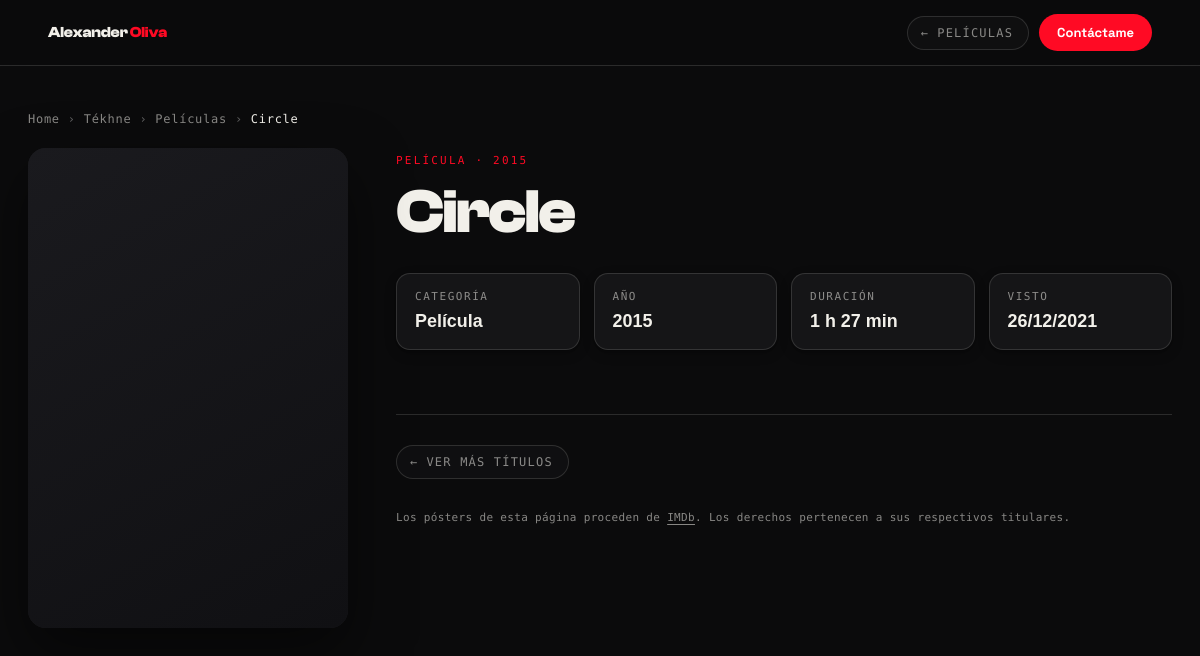
/tekhne/pelicula/circle, run on the app's committed database.
### tables this page shows
CREATE TABLE peliculas_series (
    id          INT AUTO_INCREMENT PRIMARY KEY,
    categoria   VARCHAR(60)  NULL,
    titulo      VARCHAR(160) NOT NULL,
    anio        INT          NULL,
    duracion    INT          NULL,                
    nota        DECIMAL(3,1) NOT NULL,
    fecha_vista DATE         NULL,
    poster      VARCHAR(160) NULL,
    comentario  TEXT         NULL,
    seleccion   TINYINT(1)   NOT NULL DEFAULT 0,  
    creado      TIMESTAMP    DEFAULT CURRENT_TIMESTAMP
);

### Router.php (called while the page is built, shortened)
<?php
class Router
{
    public function render($view, $datos = [], $layout = 'layout')
    {
        include_once __DIR__ . "/views/$view.php";
    }
}

### controllers/PortfolioController.php (called while the page is built, shortened)
<?php
class PortfolioController
{
    public static function pelicula(Router $router)
    {
        $slug = trim($_GET['slug'] ?? '');
        $film = $slug !== '' ? Pelicula::porSlug($slug) : null;
        $url = '/tekhne/pelicula/' . generarSlug($film->titulo);
        $router->render('pelicula/index', [
            'titulo' => $film->titulo . ' - Tékhne · Alexander Oliva',
            'metaDescripcion' => $film->comentario
                ? mb_substr(strip_tags($film->comentario), 0, 160)
                : trim(($film->categoria ?: '') . ($film->autor && $film->autor !== '—' ? ' de ' . $film->autor : '') . ($film->anio ? ' (' . $film->anio . ')' : '')),
            'ogTitulo' => $film->titulo,
            'ogImagen' => $film->poster ? urlSubida('peliculas', $film->poster) : '/build/img/profile.png',
            'ogTipo'   => 'article',
            'canonical' => 'https://alexanderoliva.com' . $url,
            'film'   => $film,
        ], 'portfolio-layout');
    }
}

### models/ActiveRecord.php (called while the page is built, shortened)
<?php
class ActiveRecord {
    protected static $db;
    public static function setDB($database) {
        self::$db = $database;
    }
    public static function consultarSQL($query) {
        $resultado = self::$db->query($query);
        $array = [];
        while($registro = $resultado->fetch_assoc()) {
            $array[] = static::crearObjeto($registro);
        }
        return $array;
    }
    protected static function crearObjeto($registro) {
        $objeto = new static;
        foreach($registro as $key => $value ) {
            if(property_exists( $objeto, $key  )) {
                $objeto->$key = $value;
            }
        }
        return $objeto;
    }
}

### models/Pelicula.php (called while the page is built, shortened)
<?php
class Pelicula extends ActiveRecord {
    protected static $tabla = 'peliculas_series';
    public static function ordenadas() {
        return self::consultarSQL("SELECT * FROM " . static::$tabla . " ORDER BY fecha_vista DESC, id DESC");
    }
    public static function porSlug(string $slug) {
        foreach (self::ordenadas() as $p) {
            if (generarSlug($p->titulo) === $slug) return $p;
        }
        return null;
    }
}

### views/pelicula/index.php (the view, shortened to what this page needs)
<link rel="stylesheet" href="/build/css/paginas.css">
<div id="ao-app" data-theme="dark">
<div data-barba-namespace="pelicula">
    <header class="pg-top">
        <a href="/" class="brand">Alexander <span>Oliva</span></a>
        <div class="pg-actions">
            <a class="pg-back" href="/tekhne/peliculas">Películas</a>
            <a class="pg-wa" href="<?php echo waLink('Hola Alexander, quiero platicar contigo.'); ?>" target="_blank" rel="noopener">Contáctame</a>
        </div>
    </header>
    <?php
        $poster_url = urlSubida('peliculas', $film->poster);
    ?>
    <main class="pg pg--wide film-page">
        <nav class="pg-crumb" data-anim aria-label="Ruta de navegación">
            <a href="/">Home</a><span>›</span>
            <a href="/tekhne">Tékhne</a><span>›</span>
            <a href="/tekhne/peliculas">Películas</a><span>›</span>
            <span class="cur"><?php echo s($film->titulo); ?></span>
        </nav>
        <div class="film-cols">
            <aside class="film-poster-col">
                <div class="film-poster-card" style="view-transition-name:ao-poster">
                    <?php if ($poster_url) : ?>
                        <img src="<?php echo $poster_url; ?>" alt="Póster de <?php echo s($film->titulo); ?>">
                    <?php else : ?>
                        <div class="film-poster-ph"><?php echo icono('film'); ?></div>
                    <?php endif; ?>
                </div>
            </aside>
            <div class="film-info">
                <header class="film-lead" data-anim>
                    <span class="film-lead-kicker">
                        <?php echo mb_strtoupper(s($film->categoria ?: 'Título')); ?><?php echo $film->anio ? ' · ' . s($film->anio) : ''; ?>
                    </span>
                    <h1 class="film-lead-title"><?php echo s($film->titulo); ?></h1>
                </header>
                <div class="film-sheet" data-anim>
                    <?php if ($film->categoria) : ?>
                        <div class="film-fact"><dt>Categoría</dt><dd><?php echo s($film->categoria); ?></dd></div>
                    <?php endif; ?>
                    <?php if ($film->anio) : ?>
                        <div class="film-fact"><dt>Año</dt><dd><?php echo s($film->anio); ?></dd></div>
                    <?php endif; ?>
                    <?php if ($film->duracion) : $d = max(0, (int) $film->duracion); ?>
                        <div class="film-fact"><dt>Duración</dt><dd><?php echo $d >= 60 ? intdiv($d, 60) . ' h' . ($d % 60 ? ' ' . ($d % 60) . ' min' : '') : $d . ' min'; ?></dd></div>
                    <?php endif; ?>
                    <?php if ($film->fecha_vista) : ?>
                        <div class="film-fact"><dt>Visto</dt><dd><?php echo date('d/m/Y', strtotime($film->fecha_vista)); ?></dd></div>
                    <?php endif; ?>
                </div>
                <div class="pg-cta film-cta" data-anim>
                    <a class="pg-back" href="/tekhne/peliculas">Ver más títulos</a>
                </div>
                <?php echo creditoImdb(); ?>
            </div>
        </div>
    </main>
</div>
</div>

### public/build/css/portfolio.css (style rules this page uses)
* { box-sizing:border-box }
html,body { margin:0;padding:0 }
body { background:#0b0b0c }
#ao-app[data-theme=dark] { --bg: #0b0b0c;--fg: #f2f0ea;--muted: rgba(242, 240, 234, .54);--line: rgba(242, 240, 234, .14);--surface: #151517;--accent: #ff0a24;--accent-fg: #ffffff;--chip: #f4f1ea;--chip-fg: #141210;--inv-bg: #f4f1ea;--inv-fg: #151311;--inv-muted: rgba(21, 19, 17, .6);--inv-line: rgba(21, 19, 17, .16);--sh-sm: 0 1px 2px rgba(0, 0, 0, .20), 0 4px 12px rgba(0, 0, 0, .22);--sh-md: 0 2px 6px rgba(0, 0, 0, .18), 0 10px 30px rgba(0, 0, 0, .30);--sh-lg: 0 4px 14px rgba(0, 0, 0, .20), 0 18px 50px rgba(0, 0, 0, .36);--sh-xl: 0 6px 22px rgba(0, 0, 0, .24), 0 30px 74px rgba(0, 0, 0, .44) }
.pg-top { view-transition-name:ao-topbar }

### public/build/css/paginas.css (style rules this page uses)
body { background:#0a0a0b;font-family:"Space Grotesk",system-ui,-apple-system,sans-serif }
.pg { max-width:920px;margin:0 auto;padding:clamp(90px,14vh,150px) clamp(20px,5vw,28px) 120px }
.pg--wide { max-width:1100px }
.pg-top { position:fixed;top:0;left:0;width:100%;z-index:500;display:flex;align-items:center;justify-content:space-between;padding:14px clamp(18px,4vw,48px);background:color-mix(in srgb, var(--bg) 68%, transparent);backdrop-filter:blur(16px) saturate(1.4);-webkit-backdrop-filter:blur(16px) saturate(1.4);border-bottom:1px solid var(--line) }
.pg-top .brand { font-family:"Clash Display",sans-serif;font-weight:700;font-size:15px;letter-spacing:-0.01em;color:var(--fg);text-decoration:none;transition:opacity .2s }
.pg-top .brand span { color:var(--accent) }
.pg-top .pg-actions { display:flex;align-items:center;gap:10px }
.pg-wa { display:inline-flex;align-items:center;gap:8px;text-decoration:none;background:var(--accent);color:var(--accent-fg);font-family:"Space Grotesk",sans-serif;font-weight:700;font-size:13px;padding:10px 18px;border-radius:40px;transition:transform .18s,filter .18s,box-shadow .18s }
.pg-back { display:inline-flex;align-items:center;gap:8px;font-family:"Space Mono",monospace;font-size:12px;letter-spacing:.1em;text-transform:uppercase;color:var(--muted);text-decoration:none;padding:9px 15px 9px 13px;border:1px solid var(--line);border-radius:40px;background:color-mix(in srgb, var(--surface) 55%, transparent);transition:color .2s,border-color .2s,background .2s }
.pg-back::before { content:"←";display:inline-block;transition:transform .22s ease }
.pg-back { white-space:nowrap }
.film-cols { display:grid;grid-template-columns:minmax(0, 320px) 1fr;gap:clamp(28px,4vw,56px);align-items:start;margin-top:10px }
.film-poster-col { position:sticky;top:96px;display:flex;flex-direction:column;gap:18px }
.film-poster-card { aspect-ratio:2/3;border-radius:18px;overflow:hidden;background:#1a1a1e;box-shadow:0 24px 60px rgba(0,0,0,.5) }
.film-poster-ph { width:100%;height:100%;display:grid;place-items:center;color:var(--muted);background:linear-gradient(150deg, #1a1a1e, #101013) }
.film-lead { margin:0 0 30px }
.film-lead-kicker { font-family:"Space Mono",monospace;font-size:11px;letter-spacing:.2em;text-transform:uppercase;color:var(--accent) }
.film-lead-title { font-family:"Clash Display",sans-serif;font-weight:700;font-size:clamp(2.4rem,5.2vw,4.2rem);line-height:1;letter-spacing:-0.03em;margin:12px 0 10px }
.film-sheet { display:grid;grid-template-columns:repeat(auto-fit, minmax(160px, 1fr));gap:14px;margin:4px 0 40px }
.film-fact { border:1px solid var(--line);border-radius:14px;padding:16px 18px;background:var(--surface);box-shadow:var(--sh-sm);transition:transform .25s cubic-bezier(0.16, 1, 0.3, 1),border-color .25s }
.film-fact dt { font-family:"Space Mono",monospace;font-size:11px;letter-spacing:.14em;text-transform:uppercase;color:var(--muted);margin:0 0 8px }
.film-fact dd { margin:0;font-family:"Clash Display",sans-serif;font-weight:600;font-size:1.12rem;color:var(--fg);line-height:1.2 }
.film-cta { margin-top:44px }
.pg-crumb { display:flex;align-items:center;flex-wrap:wrap;gap:8px;font-family:"Space Mono",monospace;font-size:12px;letter-spacing:.06em;margin:0 0 22px }
.pg-crumb a { color:var(--muted);text-decoration:none;transition:color .2s }
.pg-crumb span { color:var(--muted-2, rgba(255, 255, 255, 0.35)) }
.pg-crumb .cur { color:var(--fg);overflow:hidden;text-overflow:ellipsis;white-space:nowrap;max-width:46vw }
.pg-cta { display:flex;gap:16px;flex-wrap:wrap;align-items:center;margin-top:64px;padding-top:30px;border-top:1px solid var(--line) }
.pg--wide { max-width:1240px }

### data on the page
peliculas_series: titulo "Circle", categoria "PELÍCULA", anio "2015", categoria "Película", duracion "1", $d%60 "27", fecha_vista "26/12/2021"
